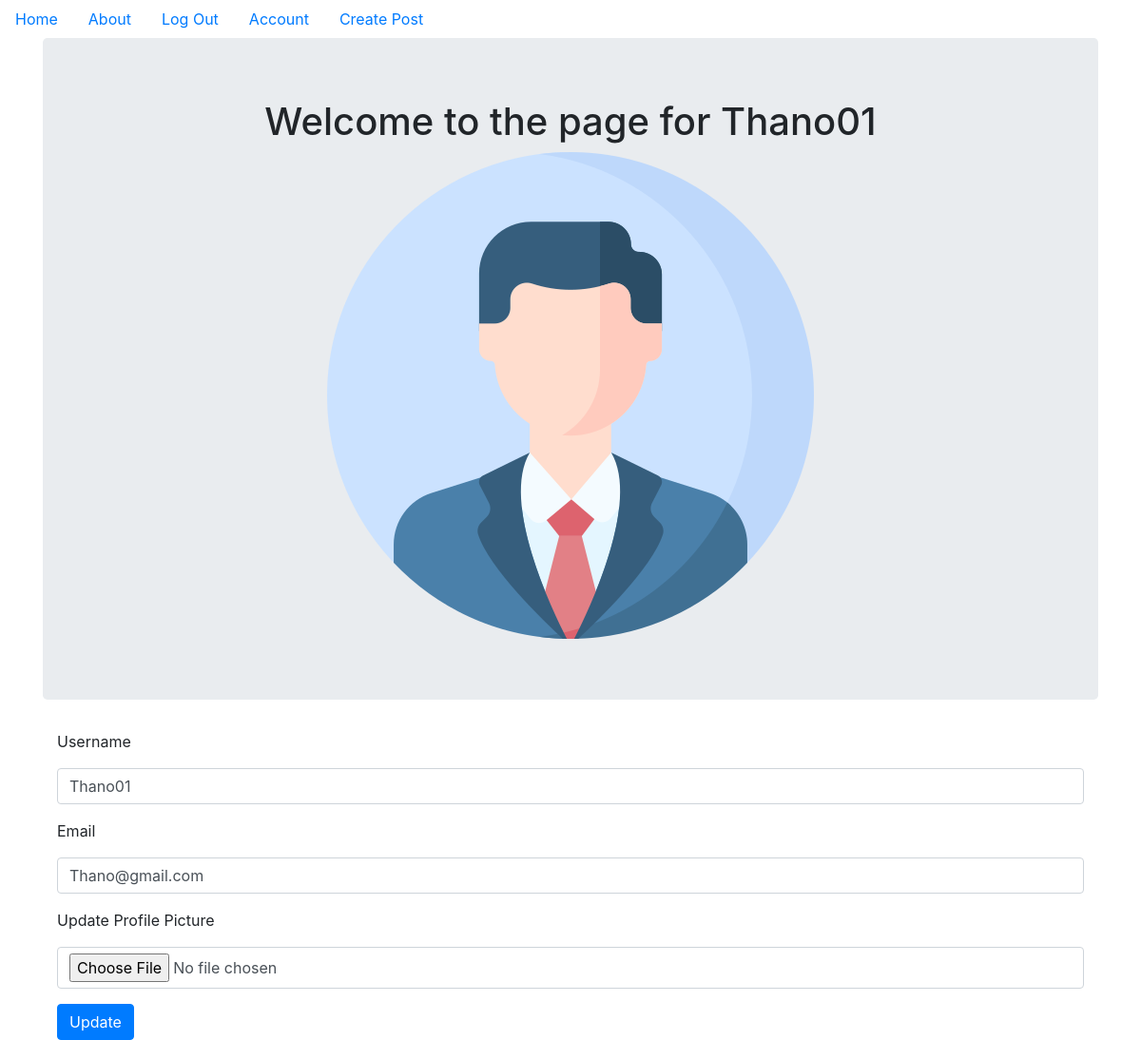
/account (signed in), run on the app's committed database.
### companyblog/models.py (models this page shows, shortened)
class User(db.Model, UserMixin):
    __tablename__ = 'users'
    id = db.Column(db.Integer, primary_key=True)
    profile_image = db.Column(db.String(64), nullable=False, default='default_profile.png')
    email = db.Column(db.String(64), unique=True, index=True)
    username = db.Column(db.String(64), unique=True, index=True)
    password_hash = db.Column(db.String(128))
    posts = db.relationship('BlogPost', backref='author', lazy=True)

### companyblog/users/views.py (the view)
@users.route('/account', methods=['GET', 'POST'])
@login_required
def account():
    form = UpdateUserForm()
    if form.validate_on_submit():
        if form.picture.data:
            username = current_user.username
            pic = add_profile_pic(form.picture.data, username)
            current_user.profile_image = pic
        current_user.username = form.username.data
        current_user.email = form.email.data
        db.session.commit()
        flash('User Account Updated!')
        return redirect(url_for('users.account'))
    elif request.method == "GET":
        form.username.data = current_user.username
        form.email.data = current_user.email
    profile_image = url_for('static', filename='profile_pics/'+current_user.profile_image)
    return render_template('account.html', profile_image=profile_image, form=form)

### companyblog/users/forms.py (shortened to what this page needs)
class UpdateUserForm(FlaskForm):
    email = StringField('Email', validators=[DataRequired(), Email()])
    username = StringField('Username', validators=[DataRequired()])
    picture = FileField('Update Profile Picture', validators=[FileAllowed(['jpg', 'png'])])
    submit = SubmitField('Update')

### companyblog/models.py (called while the page is built)
@login_manager.user_loader
def load_user(user_id):
    return db.session.get(User, user_id)

### companyblog/templates/account.html (shortened to what this page needs)
{% extends "base.html" %}
{% block content %}
    <div class="jumbotron">
        <div align="center">
            <h1>Welcome to the page for {{current_user.username}}</h1>
            <img align="center" src="{{url_for('static', filename='profile_pics/'+current_user.profile_image)}}" alt="">
        </div>
    </div>
    <div class="container">
        <form method="POST" action="" enctype="multipart/form-data">
            <div class="form-group">
                {{form.username.label(class='form-group')}}
                {{form.username(class='form-control')}}
            </div>
            <div class="form-group">
                {{form.email.label(class='form-group')}}
                {{form.email(class='form-control')}}
            </div>
            <div class="form-group">
                {{form.picture.label(class='form-group')}}
                {{form.picture(class='form-control')}}
            </div>
            {{form.submit(class='btn btn-primary')}}
        </form>
    </div>
{% endblock %}

### data on the page
User: username "Thano01", profile_image (placeholder picture), email "Thano@gmail.com"
